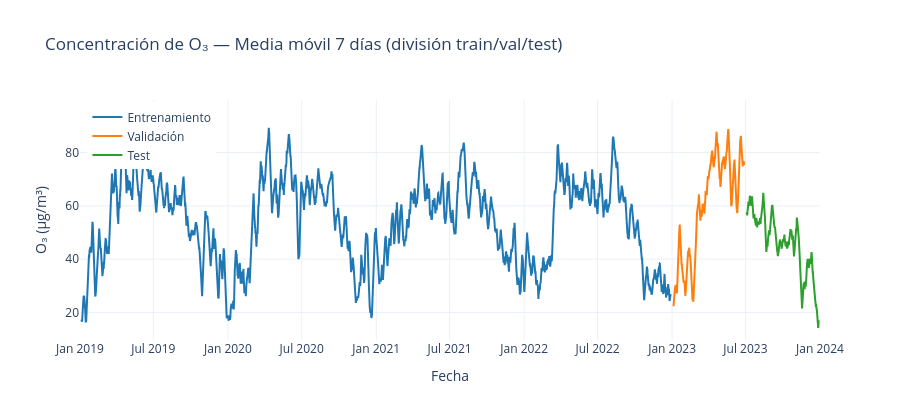

Write notebook code for a chart like this one.
### Code cell
# ── Visualización del split con media móvil semanal ──────────────────────────
window = 24 * 7   # 7 días

fig = go.Figure()
for nombre, df, color in [('Entrenamiento', aq_train, '#1f77b4'),
                           ('Validación',   aq_val,   '#ff7f0e'),
                           ('Test',         aq_test,  '#2ca02c')]:
    ma = df['o3'].rolling(window, center=True).mean()
    fig.add_trace(go.Scatter(
        x=ma.index, y=ma, name=nombre,
        line=dict(color=color, width=2)
    ))

fig.update_layout(
    title='Concentración de O₃ — Media móvil 7 días (división train/val/test)',
    xaxis_title='Fecha', yaxis_title='O₃ (µg/m³)',
    height=420, template='plotly_white',
    legend=dict(x=0.01, y=0.99)
)
fig.show()

### Figure 1 — Plotly figure (JSON) as saved in the notebook; plotly's stock layout.template omitted (floating-point values rounded to 4 significant figures; data arrays with more than 128 entries replaced by an {"elided": "..."} marker saying what was removed)
{"data": [{"line": {"color": "#1f77b4", "width": 2}, "name": "Entrenamiento", "type": "scatter", "x": {"elided": "35064 str values"}, "y": {"elided": "35064 float values"}}, {"line": {"color": "#ff7f0e", "width": 2}, "name": "Validación", "type": "scatter", "x": {"elided": "4344 str values"}, "y": {"elided": "4344 float values"}}, {"line": {"color": "#2ca02c", "width": 2}, "name": "Test", "type": "scatter", "x": {"elided": "4416 str values"}, "y": {"elided": "4416 float values"}}], "layout": {"height": 420, "legend": {"x": 0.01, "y": 0.99}, "title": {"text": "Concentración de O₃ — Media móvil 7 días (división train/val/test)"}, "xaxis": {"title": {"text": "Fecha"}}, "yaxis": {"title": {"text": "O₃ (µg/m³)"}}}}
